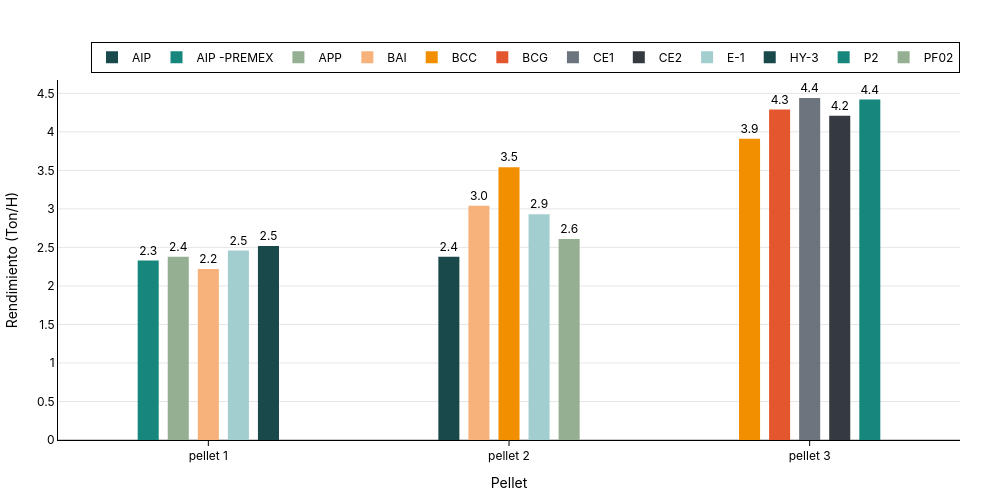

The cell this chart's notebook holds for it:
### Code cell
corporate_colors = [
        "#1A494C", "#17877D", "#94AF92", "#F6B27A", "#F18F01",
        "#E4572E", "#6C757D", "#343A40", "#A3CED0",
    ]
fig = plot_bar(
    df=peores_5_por_pellet.round(2),
    x_col="pellet",
    group_col="feed_type",
    y_col="rendimiento",
    hover_data_cols=["quantity_tm"],
    title="",
    x_title="Pellet",
    order_x=["pellet 1", "pellet 2", "pellet 3"],
    y_title="Rendimiento (Ton/H)",
    bar_colors=corporate_colors,
    compact_mode=True,
    bar_width_scale=0.7,
    cluster_width=0.5,
)
fig.show()
s3.save_plotly_html(fig, "rendimiento_pellet_especie_decil.html")

### Figure 1 — Plotly figure (JSON) as saved in the notebook; plotly's stock layout.template omitted (floating-point values rounded to 4 significant figures)
{"data": [{"customdata": [["pellet 2", "AIP", "37.0"]], "hovertemplate": "<b>pellet:</b> %{customdata[0]}<br><b>rendimiento:</b> %{y:.1f}<br><b>feed_type:</b> %{customdata[1]}<br><b>quantity_tm:</b> %{customdata[2]}<extra></extra>", "marker": {"color": "#1A494C", "line": {"width": 0}}, "name": "AIP", "text": [2.38], "textposition": "outside", "texttemplate": "%{text:.1f}", "type": "bar", "width": [0.07], "x": [0.8], "y": [2.38]}, {"customdata": [["pellet 1", "AIP -PREMEX", "79.0"]], "hovertemplate": "<b>pellet:</b> %{customdata[0]}<br><b>rendimiento:</b> %{y:.1f}<br><b>feed_type:</b> %{customdata[1]}<br><b>quantity_tm:</b> %{customdata[2]}<extra></extra>", "marker": {"color": "#17877D", "line": {"width": 0}}, "name": "AIP -PREMEX", "text": [2.33], "textposition": "outside", "texttemplate": "%{text:.1f}", "type": "bar", "width": [0.07], "x": [-0.2], "y": [2.33]}, {"customdata": [["pellet 1", "APP", "90.0"]], "hovertemplate": "<b>pellet:</b> %{customdata[0]}<br><b>rendimiento:</b> %{y:.1f}<br><b>feed_type:</b> %{customdata[1]}<br><b>quantity_tm:</b> %{customdata[2]}<extra></extra>", "marker": {"color": "#94AF92", "line": {"width": 0}}, "name": "APP", "text": [2.38], "textposition": "outside", "texttemplate": "%{text:.1f}", "type": "bar", "width": [0.07], "x": [-0.1], "y": [2.38]}, {"customdata": [["pellet 1", "BAI", "80.0"], ["pellet 2", "BAI", "44.0"]], "hovertemplate": "<b>pellet:</b> %{customdata[0]}<br><b>rendimiento:</b> %{y:.1f}<br><b>feed_type:</b> %{customdata[1]}<br><b>quantity_tm:</b> %{customdata[2]}<extra></extra>", "marker": {"color": "#F6B27A", "line": {"width": 0}}, "name": "BAI", "text": [2.22, 3.04], "textposition": "outside", "texttemplate": "%{text:.1f}", "type": "bar", "width": [0.07, 0.07], "x": [0, 0.9], "y": [2.22, 3.04]}, {"customdata": [["pellet 2", "BCC", "48.0"], ["pellet 3", "BCC", "156.0"]], "hovertemplate": "<b>pellet:</b> %{customdata[0]}<br><b>rendimiento:</b> %{y:.1f}<br><b>feed_type:</b> %{customdata[1]}<br><b>quantity_tm:</b> %{customdata[2]}<extra></extra>", "marker": {"color": "#F18F01", "line": {"width": 0}}, "name": "BCC", "text": [3.54, 3.91], "textposition": "outside", "texttemplate": "%{text:.1f}", "type": "bar", "width": [0.07, 0.07], "x": [1, 1.8], "y": [3.54, 3.91]}, {"customdata": [["pellet 3", "BCG", "35.0"]], "hovertemplate": "<b>pellet:</b> %{customdata[0]}<br><b>rendimiento:</b> %{y:.1f}<br><b>feed_type:</b> %{customdata[1]}<br><b>quantity_tm:</b> %{customdata[2]}<extra></extra>", "marker": {"color": "#E4572E", "line": {"width": 0}}, "name": "BCG", "text": [4.29], "textposition": "outside", "texttemplate": "%{text:.1f}", "type": "bar", "width": [0.07], "x": [1.9], "y": [4.29]}, {"customdata": [["pellet 3", "CE1", "56.0"]], "hovertemplate": "<b>pellet:</b> %{customdata[0]}<br><b>rendimiento:</b> %{y:.1f}<br><b>feed_type:</b> %{customdata[1]}<br><b>quantity_tm:</b> %{customdata[2]}<extra></extra>", "marker": {"color": "#6C757D", "line": {"width": 0}}, "name": "CE1", "text": [4.44], "textposition": "outside", "texttemplate": "%{text:.1f}", "type": "bar", "width": [0.07], "x": [2], "y": [4.44]}, {"customdata": [["pellet 3", "CE2", "74.0"]], "hovertemplate": "<b>pellet:</b> %{customdata[0]}<br><b>rendimiento:</b> %{y:.1f}<br><b>feed_type:</b> %{customdata[1]}<br><b>quantity_tm:</b> %{customdata[2]}<extra></extra>", "marker": {"color": "#343A40", "line": {"width": 0}}, "name": "CE2", "text": [4.21], "textposition": "outside", "texttemplate": "%{text:.1f}", "type": "bar", "width": [0.07], "x": [2.1], "y": [4.21]}, {"customdata": [["pellet 1", "E-1", "266.0"], ["pellet 2", "E-1", "88.0"]], "hovertemplate": "<b>pellet:</b> %{customdata[0]}<br><b>rendimiento:</b> %{y:.1f}<br><b>feed_type:</b> %{customdata[1]}<br><b>quantity_tm:</b> %{customdata[2]}<extra></extra>", "marker": {"color": "#A3CED0", "line": {"width": 0}}, "name": "E-1", "text": [2.46, 2.93], "textposition": "outside", "texttemplate": "%{text:.1f}", "type": "bar", "width": [0.07, 0.07], "x": [0.1, 1.1], "y": [2.46, 2.93]}, {"customdata": [["pellet 1", "HY-3", "40.0"]], "hovertemplate": "<b>pellet:</b> %{customdata[0]}<br><b>rendimiento:</b> %{y:.1f}<br><b>feed_type:</b> %{customdata[1]}<br><b>quantity_tm:</b> %{customdata[2]}<extra></extra>", "marker": {"color": "#1A494C", "line": {"width": 0}}, "name": "HY-3", "text": [2.52], "textposition": "outside", "texttemplate": "%{text:.1f}", "type": "bar", "width": [0.07], "x": [0.2], "y": [2.52]}, {"customdata": [["pellet 3", "P2", "111.0"]], "hovertemplate": "<b>pellet:</b> %{customdata[0]}<br><b>rendimiento:</b> %{y:.1f}<br><b>feed_type:</b> %{customdata[1]}<br><b>quantity_tm:</b> %{customdata[2]}<extra></extra>", "marker": {"color": "#17877D", "line": {"width": 0}}, "name": "P2", "text": [4.42], "textposition": "outside", "texttemplate": "%{text:.1f}", "type": "bar", "width": [0.07], "x": [2.2], "y": [4.42]}, {"customdata": [["pellet 2", "PF02", "77.0"]], "hovertemplate": "<b>pellet:</b> %{customdata[0]}<br><b>rendimiento:</b> %{y:.1f}<br><b>feed_type:</b> %{customdata[1]}<br><b>quantity_tm:</b> %{customdata[2]}<extra></extra>", "marker": {"color": "#94AF92", "line": {"width": 0}}, "name": "PF02", "text": [2.61], "textposition": "outside", "texttemplate": "%{text:.1f}", "type": "bar", "width": [0.07], "x": [1.2], "y": [2.61]}], "layout": {"bargap": 0.4, "barmode": "overlay", "font": {"color": "black", "family": "Inter, Arial, sans-serif"}, "height": 500, "hoverlabel": {"bgcolor": "white", "bordercolor": "black", "font": {"color": "black"}}, "legend": {"bgcolor": "rgba(255,255,255,0.8)", "bordercolor": "black", "borderwidth": 1, "font": {"color": "black"}, "orientation": "h", "title": {"text": ""}, "x": 1, "xanchor": "right", "y": 1.02, "yanchor": "bottom"}, "margin": {"b": 40, "l": 40, "r": 40, "t": 80}, "paper_bgcolor": "rgba(0,0,0,0)", "plot_bgcolor": "rgba(0,0,0,0)", "title": {"font": {"color": "black"}, "text": "<b><b>", "x": 0.5, "xanchor": "center", "y": 0.95, "yanchor": "top"}, "width": 1000, "xaxis": {"linecolor": "black", "linewidth": 1, "range": [-0.5, 2.5], "showline": true, "tickcolor": "black", "tickfont": {"color": "black"}, "tickmode": "array", "ticks": "outside", "ticktext": ["pellet 1", "pellet 2", "pellet 3"], "tickvals": [0, 1, 2], "title": {"font": {"color": "black"}, "text": "Pellet"}}, "yaxis": {"gridcolor": "rgba(0,0,0,0.1)", "linecolor": "black", "linewidth": 1, "showgrid": true, "showline": true, "tickfont": {"color": "black"}, "title": {"font": {"color": "black"}, "text": "Rendimiento (Ton/H)"}, "zeroline": true, "zerolinecolor": "rgba(0,0,0,0.2)"}}}
